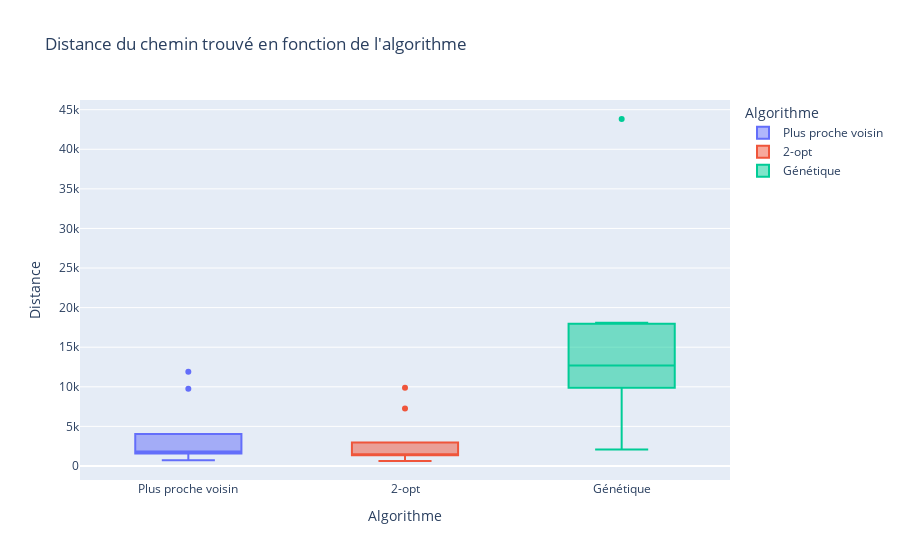
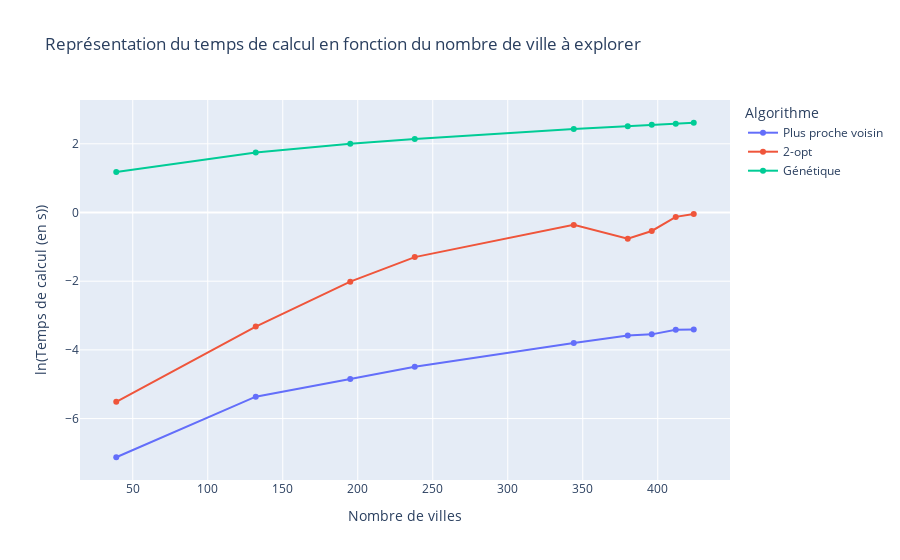

Source (notebook cell) for these figures, in order:
### Code cell
# Création des visuels d'analyse des algorithmes
representation_resultats('resultats/csv/test_global_algos.csv').show()
representation_temps_calcul('resultats/csv/test_global_algos.csv').show()

### Figure 1 — Plotly figure (JSON) as saved in the notebook; plotly's stock layout.template omitted (floating-point values rounded to 4 significant figures)
{"data": [{"alignmentgroup": "True", "hovertemplate": "Algorithme=%{x}<br>Distance=%{y}<extra></extra>", "legendgroup": "Plus proche voisin", "marker": {"color": "#636efa"}, "name": "Plus proche voisin", "notched": false, "offsetgroup": "Plus proche voisin", "orientation": "v", "showlegend": true, "type": "box", "x": ["Plus proche voisin", "Plus proche voisin", "Plus proche voisin", "Plus proche voisin", "Plus proche voisin", "Plus proche voisin", "Plus proche voisin", "Plus proche voisin", "Plus proche voisin"], "x0": " ", "xaxis": "x", "y": [9749.0, 709.5, 11890.0, 1327.0, 2135.0, 1663.0, 1689.0, 1838.0, 1910.0], "y0": " ", "yaxis": "y"}, {"alignmentgroup": "True", "hovertemplate": "Algorithme=%{x}<br>Distance=%{y}<extra></extra>", "legendgroup": "2-opt", "marker": {"color": "#EF553B"}, "name": "2-opt", "notched": false, "offsetgroup": "2-opt", "orientation": "v", "showlegend": true, "type": "box", "x": ["2-opt", "2-opt", "2-opt", "2-opt", "2-opt", "2-opt", "2-opt", "2-opt", "2-opt"], "x0": " ", "xaxis": "x", "y": [7245.0, 626.2, 9889.0, 1152.0, 1449.0, 1442.0, 1420.0, 1515.0, 1523.0], "y0": " ", "yaxis": "y"}, {"alignmentgroup": "True", "hovertemplate": "Algorithme=%{x}<br>Distance=%{y}<extra></extra>", "legendgroup": "Génétique", "marker": {"color": "#00cc96"}, "name": "Génétique", "notched": false, "offsetgroup": "Génétique", "orientation": "v", "showlegend": true, "type": "box", "x": ["Génétique", "Génétique", "Génétique", "Génétique", "Génétique", "Génétique", "Génétique", "Génétique", "Génétique"], "x0": " ", "xaxis": "x", "y": [11230.0, 2065.0, 43820.0, 5879.0, 18080.0, 17920.0, 11620.0, 12700.0, 13260.0], "y0": " ", "yaxis": "y"}], "layout": {"boxmode": "overlay", "legend": {"title": {"text": "Algorithme"}, "tracegroupgap": 0}, "title": {"text": "Distance du chemin trouvé en fonction de l'algorithme"}, "xaxis": {"anchor": "y", "categoryarray": ["Plus proche voisin", "2-opt", "Génétique"], "categoryorder": "array", "domain": [0, 1], "title": {"text": "Algorithme"}}, "yaxis": {"anchor": "x", "domain": [0, 1], "title": {"text": "Distance"}}}}

### Figure 2 — Plotly figure (JSON) as saved in the notebook; plotly's stock layout.template omitted (floating-point values rounded to 4 significant figures)
{"data": [{"hovertemplate": "Algorithme=Plus proche voisin<br>Nombre de villes=%{x}<br>ln(Temps de calcul (en s))=%{y}<extra></extra>", "legendgroup": "Plus proche voisin", "line": {"color": "#636efa", "dash": "solid"}, "marker": {"symbol": "circle"}, "mode": "lines+markers", "name": "Plus proche voisin", "orientation": "v", "showlegend": true, "type": "scatter", "x": [39, 132, 195, 238, 344, 380, 396, 412, 424], "xaxis": "x", "y": [-7.126, -5.362, -4.846, -4.49, -3.798, -3.58, -3.548, -3.416, -3.405], "yaxis": "y"}, {"hovertemplate": "Algorithme=2-opt<br>Nombre de villes=%{x}<br>ln(Temps de calcul (en s))=%{y}<extra></extra>", "legendgroup": "2-opt", "line": {"color": "#EF553B", "dash": "solid"}, "marker": {"symbol": "circle"}, "mode": "lines+markers", "name": "2-opt", "orientation": "v", "showlegend": true, "type": "scatter", "x": [39, 132, 195, 238, 344, 380, 396, 412, 424], "xaxis": "x", "y": [-5.513, -3.32, -2.013, -1.299, -0.3608, -0.7607, -0.5377, -0.1275, -0.04414], "yaxis": "y"}, {"hovertemplate": "Algorithme=Génétique<br>Nombre de villes=%{x}<br>ln(Temps de calcul (en s))=%{y}<extra></extra>", "legendgroup": "Génétique", "line": {"color": "#00cc96", "dash": "solid"}, "marker": {"symbol": "circle"}, "mode": "lines+markers", "name": "Génétique", "orientation": "v", "showlegend": true, "type": "scatter", "x": [39, 132, 195, 238, 344, 380, 396, 412, 424], "xaxis": "x", "y": [1.182, 1.745, 2.002, 2.138, 2.434, 2.512, 2.552, 2.584, 2.613], "yaxis": "y"}], "layout": {"legend": {"title": {"text": "Algorithme"}, "tracegroupgap": 0}, "title": {"text": "Représentation du temps de calcul en fonction du nombre de ville à explorer"}, "xaxis": {"anchor": "y", "domain": [0, 1], "title": {"text": "Nombre de villes"}}, "yaxis": {"anchor": "x", "domain": [0, 1], "title": {"text": "ln(Temps de calcul (en s))"}}}}
